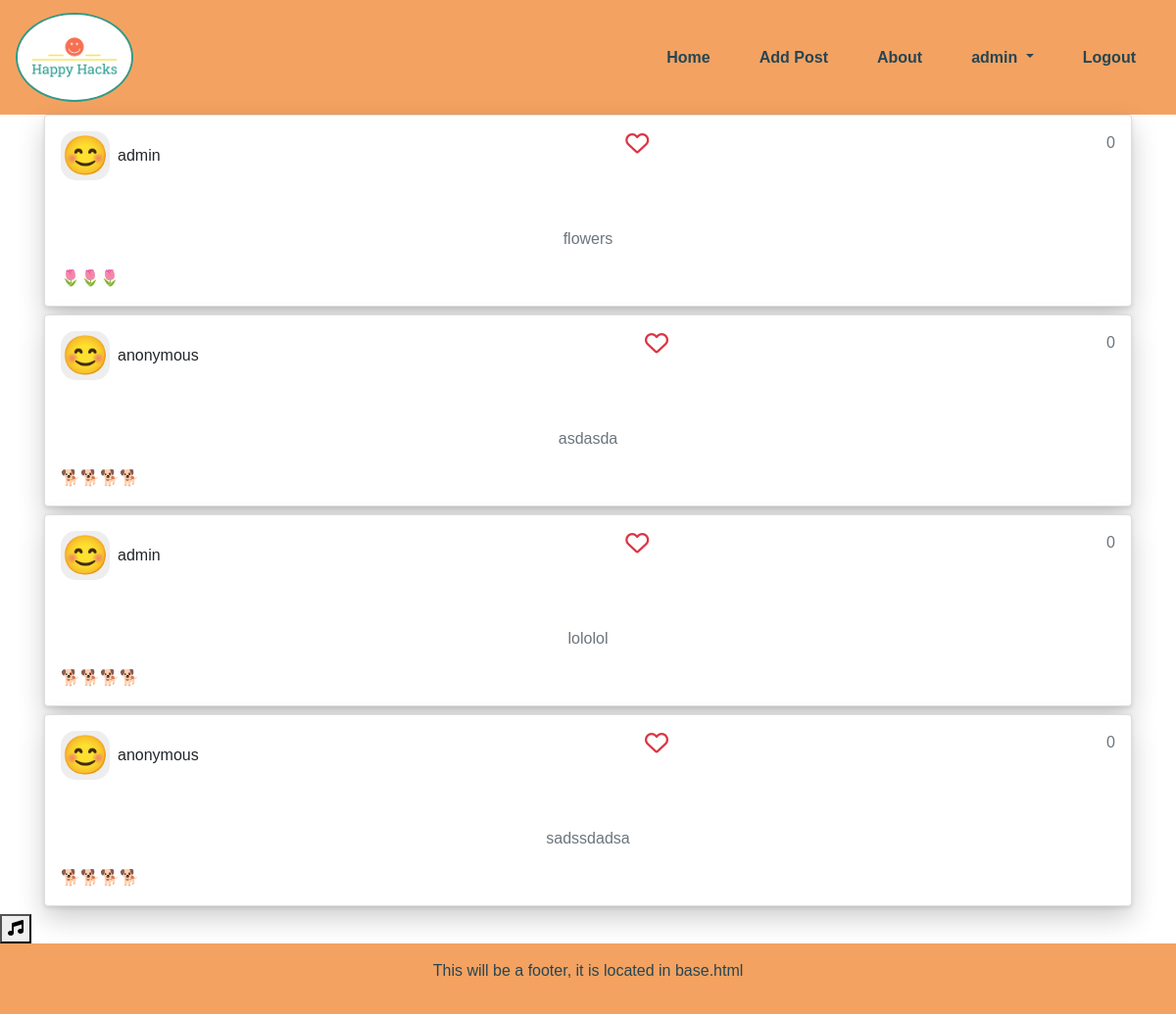
The app's page / (signed in) with its own data.
### happiness/models.py (models this page shows, shortened)
class Post(models.Model):
    title = models.CharField(max_length=200, unique=True,)
    author = models.ForeignKey(User, on_delete=models.CASCADE)
    slug = models.SlugField(max_length=200, unique=True)
    emoji = models.CharField(default="😀", max_length=200,)
    created_on = models.DateTimeField(auto_now=True)
    likes = models.ManyToManyField(User, related_name="post_likes", blank=True)
    class Meta:
        ordering = ["-created_on"]
    def number_of_likes(self):
        return self.likes.count()

### happiness/views.py (the view, shortened to what this page needs)
# urls.py: path("", views.HomeView.as_view(), name="home"),
class HomeView(TemplateView):
    template_name = 'index.html'
    def get_context_data(self, **kwargs):
        context = super().get_context_data(**kwargs)
        context['posts'] = Post.objects.all()
        context['user'] = self.request.user
        return context

### templates/index.html
{% extends 'base.html' %}
{% block content %}
<div class="container text-center">
    {% for post in posts  %}
    {% include "includes/postcard.html" with post=post %}
    {% endfor %}
</div>
{% endblock %}

### templates/base.html (shortened to what this page needs)
{% load static %}
<!DOCTYPE html>
<html lang="en">
  <head>
    <link
      rel="stylesheet"
      href="https://cdn.jsdelivr.net/npm/bootstrap@4.6.1/dist/css/bootstrap.min.css"
    />
    <link rel="stylesheet" href="{% static 'style.css' %}" type="text/css" />
  </head>
  <body>
    <div class="content">
      <header>
        <nav class="navbar navbar-expand-lg navbar-dark">
          <a class="navbar-brand" href="{% url 'home' %}">
            <img src="{% static 'images/logo.png' %}" alt="Logo" class="navbar-logo" />
          </a>
          <div class="collapse navbar-collapse" id="navbarNav">
            <ul class="navbar-nav ml-auto">
              <li class="nav-item">
                <a class="nav-link" href="{% url 'home' %}">Home</a>
              </li>
              <li class="nav-item">
                <a class="nav-link" href="{% url 'add_post' %}">Add Post</a>
              </li>
              <li class="nav-item">
                <a class="nav-link" href="#">About</a>
              </li>
              {% if user.is_authenticated %}
              <li class="nav-item dropdown">
                <a
                  class="nav-link dropdown-toggle"
                  href="#"
                  id="navbarDropdown"
                  role="button"
                  data-toggle="dropdown"
                  aria-haspopup="true"
                  aria-expanded="false"
                >
                  {{ user.username }}
                </a>
              </li>
              <li class="nav-item">
                <a class="nav-link" href="{% url 'account_logout' %}">Logout</a>
              </li>
              {% endif %}
            </ul>
          </div>
        </nav>
      </header>
      <div class="flex-grow-1">{% block content %}{% endblock %}</div>
    </div>
    <button id="btn-music">
      <i class="fa-solid fa-music"></i>
    </button>
    <footer class="footer text-white py-3">
      <div class="container">
        <div class="text-center">
          <p>This will be a footer, it is located in base.html</p>
        </div>
      </div>
    </footer>
  </body>
</html>

### templates/includes/postcard.html (shortened to what this page needs)
<article class="card p-3 mb-2">
  <div class="d-flex justify-content-between">
    <div class="d-flex flex-row align-items-center">
      <div class="icon">&#x1F60A;</div>
      <div class="mx-2 c-details">
        <h6 class="mb-0">{{ post.author }}</h6>
      </div>
    </div>
    {% if user.is_authenticated %}
    <form class="d-inline" action="{% url 'home' %}" method="POST">
        {% if post.user_has_liked %}
        <button type="submit" class="badge-button">
          <i class="fa-solid fa-heart"></i>
        </button>
        {% else %}
        <button type="submit" class="badge-button">
          <i class="fa-regular fa-heart h4 text-danger m-0"></i>
        </button>
        {% endif %}
    </form>
    {% else %}
    <span class="text-secondary"><i class="fa-solid fa-heart"></i></span>
    {% endif %}
    <span class="text-secondary">{{ post.number_of_likes }}</span>
  </div>
  <div class="mt-5">
    <p class="text-secondary">{{ post.title }}</p>
    <div class="d-flex flex-row align-items-center">
      <div>{{ post.emoji }}</div>
    </div>
  </div>
</article>

### static/style.css (style rules this page uses)
body { font-family: "Roboto Slab", sans-serif; height: 100%; }
.content { display: flex; flex-direction: column; min-height: 100vh; }
nav { background-color: #f4a261; }
.navbar-dark .navbar-nav .nav-link { color: #264653; background-color: transparent; border: none; margin: 0 10px; padding: 10px 15px; font-weight: bold; transition: background-color 0.3s ease; }
p { color: #264653; }
.navbar-logo { width: 120px; height: auto; border-radius: 50%; border: 2px solid #2a9d8f; }
footer { background-color: #f4a261; }
.card { box-shadow: rgba(0, 0, 0, 0.2) 0px 12px 28px 0px, rgba(0, 0, 0, 0.1) 0px 2px 4px 0px, rgba(255, 255, 255, 0.05) 0px 0px 0px 1px inset; }
.icon { width: 50px; height: 50px; background-color: #eee; border-radius: 15px; display: flex; align-items: center; justify-content: center; font-size: 39px; }
.badge-button { background: inherit; border: none; height: fit-content; width: fit-content; padding: 0; margin: 0; display: flex; justify-content: center; align-items: center; }

### records on screen
Post: author "admin", number_of_likes "0", title "flowers", emoji "🌷🌷🌷"
Post: author "anonymous", number_of_likes "0", title "asdasda", emoji "🐕🐕🐕🐕"
Post: author "admin", number_of_likes "0", title "lololol", emoji "🐕🐕🐕🐕"
Post: author "anonymous", number_of_likes "0", title "sadssdadsa", emoji "🐕🐕🐕🐕"

### other values on screen
{{ user.username }} "admin"
